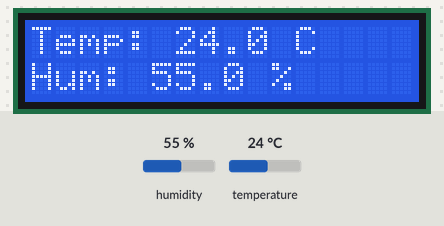
Simulated run of this sketch. Board: ESP32. On the bench: 16×2 character LCD. Inputs (shaded band) come from the test bench; at power-on: humidity 55 %, temperature 24 °C. WiFi joins after 1.5 s; servers stay silent unless stated; what the sketch prints to the serial monitor is not drawn.

Above: at 2.8 s.
2.9 s: humidity set to 22 %
At 4.4 s:
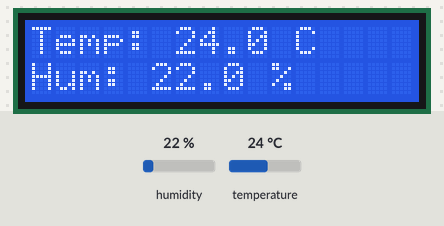
5.2 s: temperature set to 12 °C
At 6.2 s:
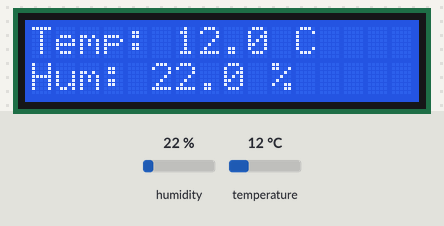
7.3 s: humidity set to 40 %
At 9.0 s:
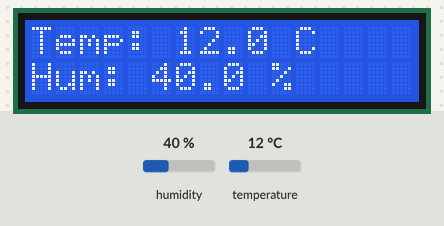
9.3 s: temperature set to 19 °C
At 11.1 s:
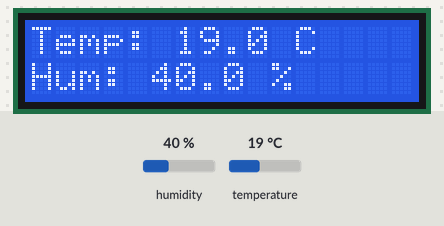
Timing chart, 0 to 12.4 s (numbered marks = the images above; inputs shaded):
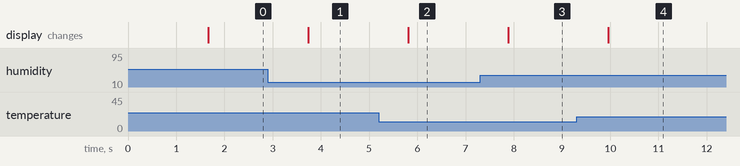

Measured:
- after the input at 2.9 s, the display: changes after 0.84 s (image 1)
- after the input at 5.2 s, the display: changes after 0.61 s (image 2)
- after the input at 7.3 s, the display: changes after 0.59 s (image 3)
- after the input at 9.3 s, the display: changes after 0.66 s (image 4)

The sketch:

Sensor_temp_http.ino
```cpp
#include <Wire.h>
#include <LiquidCrystal_I2C.h>
#include <WiFi.h>
#include <DHT.h>

// --- LCD I2C (dirección 0x27, 16 columnas, 2 filas) ---
LiquidCrystal_I2C lcd(0x27, 16, 2);

// --- WiFi ---
const char* ssid = "Andris";
const char* password = "3158063656";

// --- Sensor DHT ---
#define DHTPIN 5
#define DHTTYPE DHT11
DHT dht(DHTPIN, DHTTYPE);

// --- Web Server ---
WiFiServer server(80);

float temperatura = 0.0;
float humedad = 0.0;

void setup() {
  Serial.begin(115200);

  lcd.init();
  lcd.backlight();
  lcd.setCursor(0, 0);
  lcd.print("Iniciando...");
  dht.begin();

  WiFi.begin(ssid, password);
  lcd.setCursor(0, 1);
  lcd.print("Conectando WiFi");

  while (WiFi.status() != WL_CONNECTED) {
    delay(500);
    Serial.print(".");
  }

  Serial.println("");
  Serial.print("WiFi conectado: ");
  Serial.println(WiFi.localIP());

  lcd.clear();
  lcd.setCursor(0, 0);
  lcd.print("WiFi OK:");
  lcd.setCursor(0, 1);
  lcd.print(WiFi.localIP());

  server.begin(); // Inicia el servidor web
}

void loop() {
  temperatura = dht.readTemperature();
  humedad = dht.readHumidity();

  if (!isnan(temperatura) && !isnan(humedad)) {
    lcd.clear();
    lcd.setCursor(0, 0);
    lcd.print("Temp: ");
    lcd.print(temperatura, 1);
    lcd.print(" C");

    lcd.setCursor(0, 1);
    lcd.print("Hum: ");
    lcd.print(humedad, 1);
    lcd.print(" %");
  }

  WiFiClient client = server.available();
  if (client) {
    String request = client.readStringUntil('\r');
    client.flush();

    String html = "<!DOCTYPE html><html><head><meta charset='UTF-8'><meta http-equiv='refresh' content='5'>";
    html += "<title>Sensor DHT11</title></head><body>";
    html += "<h1>Lectura del sensor</h1>";
    html += "<p>Temperatura: " + String(temperatura) + " °C</p>";
    html += "<p>Humedad: " + String(humedad) + " %</p>";
    html += "</body></html>";

    client.println("HTTP/1.1 200 OK");
    client.println("Content-type:text/html");
    client.println();
    client.println(html);
    client.stop();
  }

  delay(1000);
}
```
